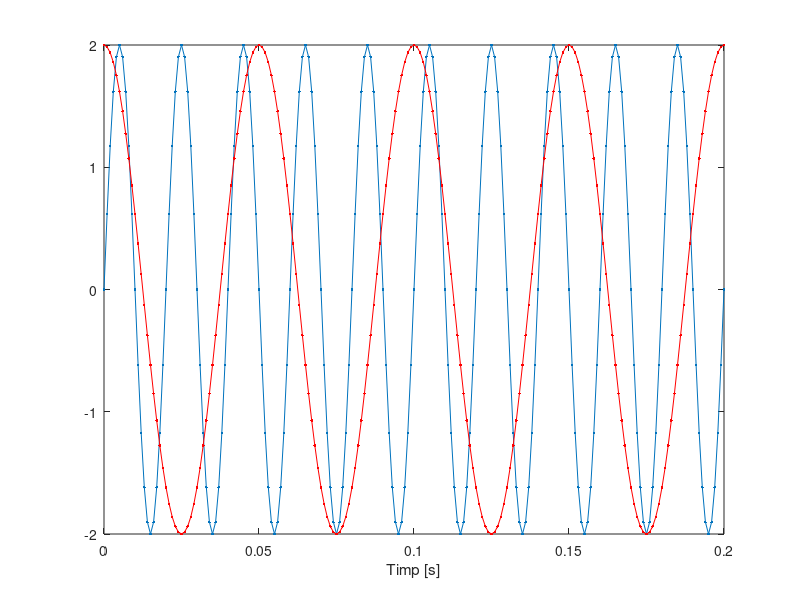

MATLAB code to generate this figure:
function[]= func5()
F = 50;
F2= 20;
t = 0:0.001:0.2;
s = 2*sin(2*pi*F*t);
s1 = 2*cos(2*pi*F2*t);
plot(t,s,'.-'),xlabel('Timp [s]'),grid
hold on
plot(t,s1,'r.-'),xlabel('Timp [s]'),grid
end